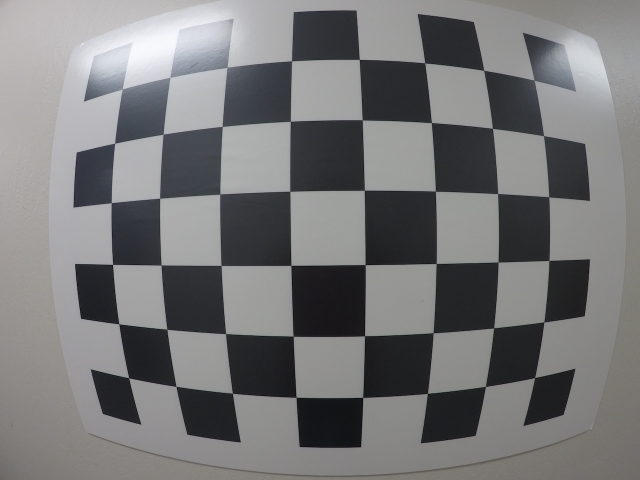
#> input picture calibration/GOPR0034.jpg, 1280 x 960 px (shown at 1/2 size)
$ python camera_utils.py
#> lines starting #> are read from the running program, lines starting #| are printed output that depends on the picture; long printed decimals are rounded
import sys
import ctypes
import numpy as np
from PIL import Image
from scipy import signal
import matplotlib as mpl
import matplotlib.pyplot as plt
import numpy as np
import csv
import cv2 as cv
import glob
np.set_printoptions(suppress=True, edgeitems=30, linewidth=256)


def show_img(img, caption):
    f, axarr = plt.subplots(1,1, figsize=(16,16))
    axarr.imshow(img)
    axarr.set_axis_off()
    axarr.set_title(caption, y=-.04)

def sRGB_to_grayscale_linear(img):

    # Normalize to 0.0->1.0 range
    n_img = np.array(img, dtype=np.float32) / 255.0

    # Gamma correction removal - see https://en.wikipedia.org/wiki/Grayscale
    lower_mask   = n_img <= 0.04045
    upper_mask   = n_img >  0.04045
    lower_update = n_img[:] / 12.92
    upper_update = np.power( ( (n_img[:] + 0.055) / 1.055), 2.4 )

    l_rgb = (lower_mask * lower_update) + (upper_mask * upper_update)

    # Map to RGB
    gray = l_rgb[:,:,0] * 0.2126 + l_rgb[:,:,1] * 0.7152 + l_rgb[:,:,2] * 0.0722
    return gray

img_test = np.asarray(Image.open('./calibration/GOPR0034.jpg'))
#> img_test is the input picture: shape (960, 1280, 3); mean R, G, B 119.1, 119.2, 120
show_img(img_test, 'TESTING')

# prepare object points, like (0,0,0), (1,0,0), (2,0,0) ....,(6,5,0)
objp = np.zeros((6*8,3), np.float32)
objp[:,:2] = np.mgrid[0:8, 0:6].T.reshape(-1,2)

# Arrays to store object points and image points from all the images.
objpoints = [] # 3d points in real world space
imgpoints = [] # 2d points in image plane.

# Make a list of calibration images
images = glob.glob('.\\calibration\\*.jpg')
print(images)

# Step through the list and search for chessboard corners
for idx, fname in enumerate(images):
    img = cv.imread(fname)
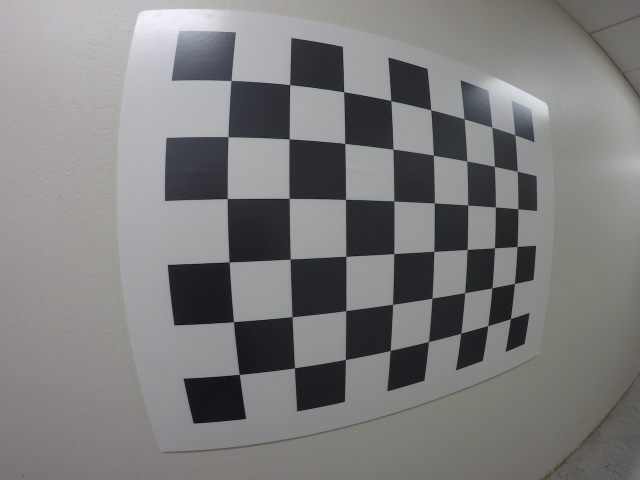
#> input picture calibration/GOPR0032.jpg, 1280 x 960 px (shown at 1/2 size)
#> img is the input picture: shape (960, 1280, 3); mean B, G, R 124.7, 124.9, 125.1
    gray = cv.cvtColor(img, cv.COLOR_BGR2GRAY)

    # Find the chessboard corners
    ret, corners = cv.findChessboardCorners(gray, (8,6), None)
#> ret = True; corners = 48 rows, first 8: [462.6, 161.3], [579.9, 169.7], [687.9, 184.1], [782.3, 201.7], [862.1, 220.2], [928.7, 238.1], [984.4, 254.6], [1030.1, 270]

    # If found, add object points, image points
    if ret == True:
        corners = np.array(corners)
        corners = corners.reshape(corners.shape[0], corners.shape[-1])
#> corners = 48 pairs, first value 454.8 to 1036.2, second value 161.3 to 749.1

        objpoints.append(objp)
        imgpoints.append(corners)

        # [6 lines of commented-out code are left out]
    print('Done with ' + str(idx))

cv.destroyAllWindows()


# OPENCV way
img = cv.imread('.\\calibration\\GOPR0034.jpg')
h, w, z = img.shape[:]
#> h = 960; w = 1280; z = 3
ret, mtx, dist, rvecs, tvecs = cv.calibrateCamera(objpoints, imgpoints, (w,h), None, None)
#> ret = 0.38; mtx = [[559.7, 0, 649.9], [0, 560.6, 500.2], [0, 0, 1]]; dist = [[-0.253, 0.0897, -0.00086, 0.000798, -0.0179]]; rvecs = ([0.0926, -0.322, -0.0253], [0.113, -0.183, -0.0383], [0.0492, 0.0242, -0.011]); tvecs = ([-1.55, -2.8, 4.04], [-2.09, -2.83, 5.95], [-3.49, -2.76, 3.69])

print('Reference Camera_Intrinsics:\n', mtx)
#| Reference Camera_Intrinsics:
#|  [[559.677   0.         649.944]
#|  [  0.         560.602 500.234]
#|  [  0.           0.           1.        ]]
print('Reference Camera_Distortion:\n', dist)
#| Reference Camera_Distortion:
#|  [[-0.253  0.08971 -0.00086  0.0007979  -0.01785]]
#newcameramtx, roi = cv.getOptimalNewCameraMatrix(mtx, dist, (w,h), 1, (w,h))

dst = cv.undistort(img, mtx, dist, None, mtx)
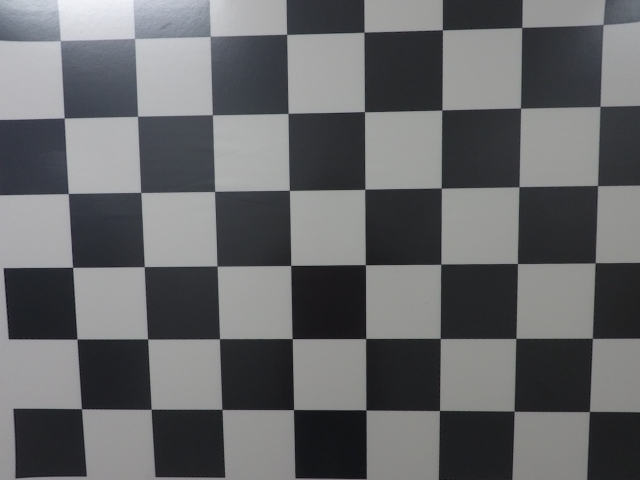
#> dst: shape (960, 1280, 3) (shown at 1/2 size); mean B, G, R 105.5, 103.5, 102.5
dst_small = cv.resize(dst, ( int(dst.shape[1]), int(dst.shape[0])) )
show_img(dst_small, 'Reference Undistortion')
cv.imshow('undist', dst_small)
cv.waitKey()
